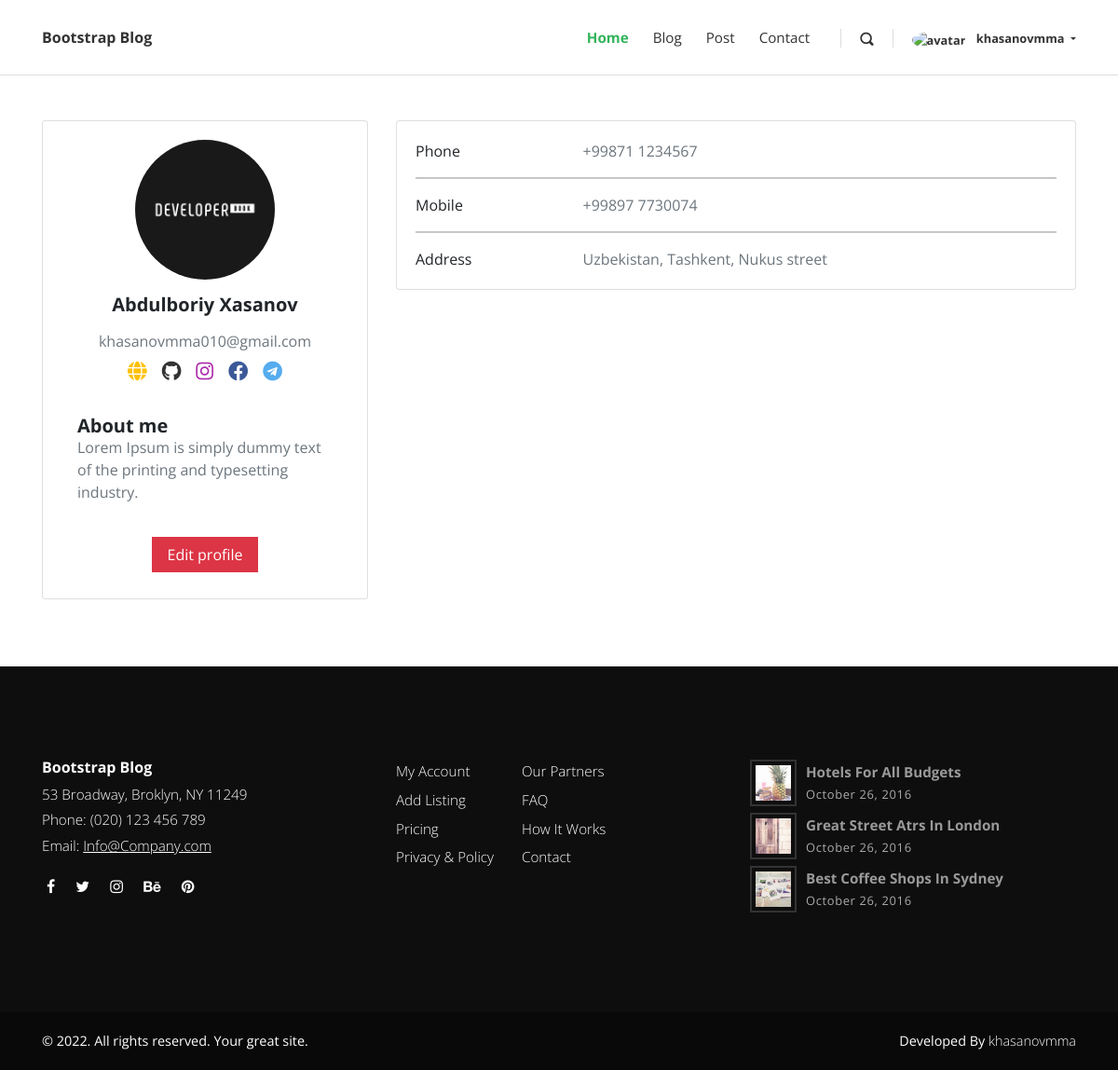
Screenshot of /members/profile/khasanovmma010 (signed in) with the database file from the repository.
### web_site/models.py (models this page shows, shortened)
class Profile(models.Model):
    user = models.OneToOneField(
        User, null=True, blank=True, on_delete=models.CASCADE)
    bio = models.CharField( max_length=100, default="Lorem Ipsum is simply dummy text of the printing and typesetting industry.")
    profile_image = models.ImageField(upload_to='photo/profile', blank=True)
    phone = models.CharField(max_length=30,  default="+99871 1234567 (Default)", blank=True)
    mobile = models.CharField(max_length=30,  default="+99890 9999999 (Default)", blank=True)
    address = models.CharField(max_length=155,  default="Uzbekistan, Tashkent, Mirabad, Nukus street", blank=True)
    website_url = models.CharField(max_length=255,  default="#", blank=True)
    github_url = models.CharField(max_length=255,  default="#", blank=True)
    instagram_url = models.CharField(max_length=255,  default="#", blank=True)
    facebook_url = models.CharField(max_length=255,  default="#", blank=True)
    telegram_url = models.CharField(max_length=255,  default="#", blank=True)
    def __str__(self):
        return self.user.first_name + ' ' + self.user.last_name
    @property
    def image_url(self):
        try:
            url = self.profile_image.url
        except:
            url = 'https://cdn-icons-png.flaticon.com/512/711/711769.png'
        return url

### members/views.py (the view)
# urls.py: path('profile/<str:username>', ShowProfilePageView.as_view(), name="profile"),
class ShowProfilePageView(ListView):
    model = Profile
    template_name = 'registration/profile.html'
    def get_context_data(self, **kwargs):
        user = get_object_or_404(User, username=self.kwargs['username'])
        user_profile, created = Profile.objects.get_or_create(user=user)
        context = super().get_context_data(**kwargs)
        context["user_page"] =  user_profile
        return context

### web_site/templatetags/website_tags.py (called while the page is built)
@register.simple_tag()
def user_profile(request):
    user_page = Profile.objects.get(user=request.user)
    return user_page

### members/templates/registration/profile.html (shortened to what this page needs)
{% extends 'base.html' %}
{% load static %}
{% block links %}
    <link href="https://cdn.jsdelivr.net/npm/bootstrap@5.1.3/dist/css/bootstrap.min.css"
          rel="stylesheet">
    <link rel="stylesheet"
          href="https://cdnjs.cloudflare.com/ajax/libs/font-awesome/5.13.1/css/all.min.css"
/>
{% endblock links %}
{% block main %}
<div class="container py-5">
	<div class="row">
	  <div class="col-lg-4">
		<div class="card mb-4">
		  <div class="card-body text-center">
			  	<img src="{{ user_page.image_url }}" alt="avatar" class="rounded-circle img-fluid" style="width: 150px; height: 150px;">
			<h5 class="my-3">{{ user_page }}</h5>
			<p class="text-muted mb-2">{{ user_page.user.email }}</p>
			<div class="d-flex justify-content-center mb-3">
				<a href="{{ user_page.website_url }}"><i class="fas fa-globe fa-lg text-warning me-3"></i></a>
				<a href="{{ user_page.github_url }}"><i class="fab fa-github fa-lg me-3" style="color: #333333;"></i></a>
				<a href="{{ user_page.instagram_url }}"><i class="fab fa-instagram fa-lg me-3" style="color: #ac2bac;"></i></a>
				<a href="{{ user_page.facebook_url }}"><i class="fab fa-facebook-f fa-lg me-3" style="color: #3b5998;"></i></a>
				<a href="{{ user_page.telegram_url }}"><i class="fab fa-telegram fa-lg"  style="color: #55acee;"></i></a>
			</div>
			<div class="card-body">
				<div class="row">
					<div class="text-start">
						<p class="h5 mb-0">About me</p>
						<p class="text-muted">{{ user_page.bio }}</p>
					  </div>
				</div>
			</div>
			<div class="d-flex justify-content-center mb-2">
			  <a href="{% url 'edit_profile' %}" class="btn btn-danger">Edit profile</a>
			</div>
		  </div>
		</div>
	  </div>
	  <div class="col-lg-8">
		<div class="card mb-4">
		  <div class="card-body">
			<div class="row">
			  <div class="col-sm-3">
				<p class="mb-0">Phone</p>
			  </div>
			  <div class="col-sm-9">
				<p class="text-muted mb-0">{{ user_page.phone }}</p>
			  </div>
			</div>
			<hr>
			<div class="row">
			  <div class="col-sm-3">
				<p class="mb-0">Mobile</p>
			  </div>
			  <div class="col-sm-9">
				<p class="text-muted mb-0">{{ user_page.mobile }}</p>
			  </div>
			</div>
			<hr>
			<div class="row">
			  <div class="col-sm-3">
				<p class="mb-0">Address</p>
			  </div>
			  <div class="col-sm-9">
				<p class="text-muted mb-0">{{ user_page.address }}</p>
			  </div>
			</div>
		  </div>
		</div>
	  </div>
	</div>
  </div>
{% endblock main %}

### templates/components/_header_menu.html (shortened to what this page needs)
{% load website_tags %}
{% user_profile request as user_page %}
<div id="navbarcollapse" class="collapse navbar-collapse">
    <ul class="navbar-nav ml-auto">
      <li class="nav-item"><a href="{% url 'home' %}" class="nav-link active">Home</a>
      </li>
      <li class="nav-item"><a href="{% url 'blog' %}" class="nav-link">Blog</a>
      </li>
      <li class="nav-item"><a href="{% url 'post' %}" class="nav-link">Post</a>
      </li>
      <li class="nav-item"><a href="#" class="nav-link">Contact</a>
      </li>
    </ul>
    <div class="navbar-text"><a href="#" class="search-btn"><i class="icon-search-1"></i></a></div>
    <ul class="langs navbar-text navbar-nav">
      {% if not request.user.is_authenticated %}
      <li class="nav-item">
        <a href="{% url 'login' %}" class="active">
        <i class="fa fa-user-circle mr-1" aria-hidden="true" style="font-size: 16px;"></i>
        {{ request.user.username }}
      </a>
    </li>
      {% else %}
      <li class="nav-item dropdown">
        <a class="active dropdown-toggle" href="#" id="navbarDropdown" role="button" data-toggle="dropdown" aria-expanded="false">
          <img src="{{ user_page.image_url }}" alt="avatar" class="rounded-circle img-fluid mr-2" style="width: 16px; height: 16px;">
          {{ request.user.username }}
        </a>
      </li>
      {% endif %}
    </ul>
  </div>

### static/css/style.default.css (style rules this page uses)
body { overflow-x: hidden; }
a, i, span { display: inline-block; text-decoration: none; -webkit-transition: all 0.3s; transition: all 0.3s; }
a i { -webkit-transition: none; transition: none; }
ul { margin: 0; padding: 0; }
i[class*="icon-"] { -webkit-transform: translateY(3px); transform: translateY(3px); }
.btn { border-radius: 0 !important; }
h1, h2, h3, h4, h5, h6 { margin-bottom: 15px; }
.navbar .langs a:first-of-type, .navbar .search-btn { margin-left: 20px; padding-left: 20px; border-left: 1px solid #ddd; height: 20px; line-height: 20px; }
.navbar .search-btn { color: #333; font-size: 0.9em; }
.navbar .langs a { font-size: 0.8em; color: #aaa; font-weight: 700; }
.navbar .langs a.active { color: #333; }
.navbar .navbar-nav a.nav-link { color: #333; margin: 0 5px; font-weight: 400; font-size: 0.95em; }
.navbar .navbar-nav a.nav-link.active { color: #33b35a; font-weight: bold; }
.btn { font-weight: normal; border: 1px solid transparent; padding: 0.5rem 1rem; font-size: 1rem; line-height: 1.25; border-radius: 0.25rem; -webkit-transition: all 0.15s ease-in-out; transition: all 0.15s ease-in-out; }
.btn-danger { color: #fff; background-color: #dc3545; border-color: #dc3545; }
body { font-family: "Open Sans", sans-serif; font-size: 1rem; font-weight: normal; line-height: 1.5; color: #212529; background-color: #fff; }
a { color: #33b35a; text-decoration: none; }
h1, h2, h3, h4, h5, h6, .h1, .h2, .h3, .h4, .h5, .h6 { margin-bottom: 0.5rem; font-family: inherit; font-weight: 700; line-height: 1.1; color: inherit; }
h5, .h5 { font-size: 1.25rem; }
hr { border-top: 1px solid rgba(0, 0, 0, 0.1); }
.text-warning { color: #ffc107 !important; }

### rows the page displays
Profile: image_url (picture), user.last_name "Abdulboriy Xasanov", user.email "khasanovmma010@gmail.com", bio "Lorem Ipsum is simply dummy text of the printing and typesetting industry.", phone "+99871 1234567", mobile "+99897 7730074", address "Uzbekistan, Tashkent, Nukus street"

### other values shown
{{ request.user.username }} "khasanovmma"
